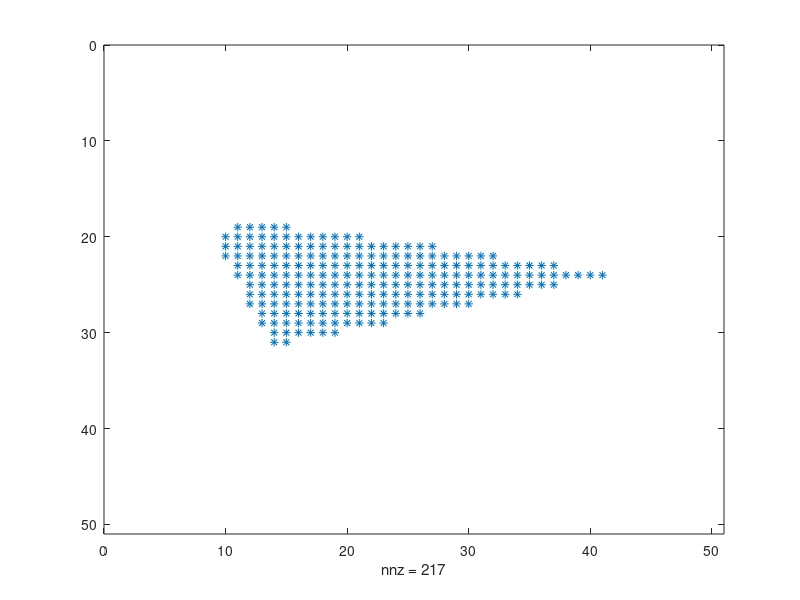
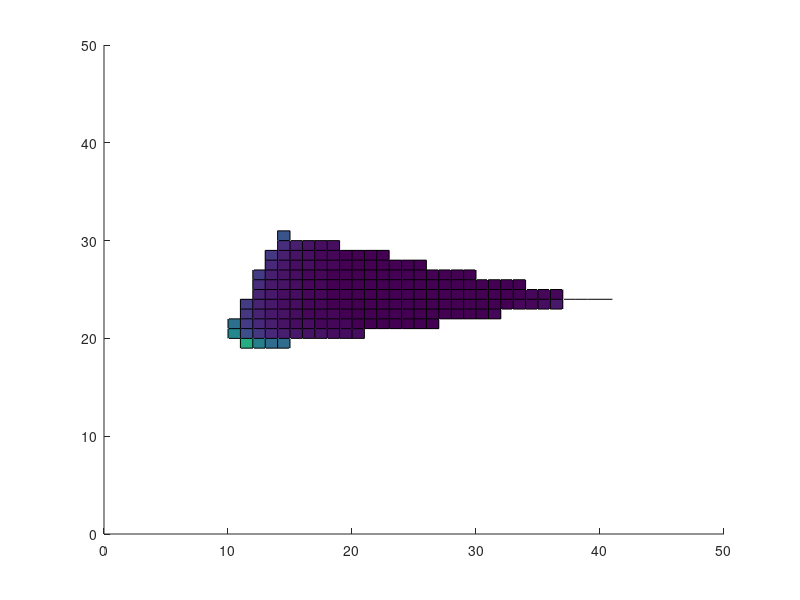

Source code (MATLAB) for these figures, in order:

%% LQG cost function 
close all

A = [1 2;3 1]/10;
B = [0;1];
C = [1,0];
Q = 1;
R = 1;

theta = zeros(4,1);  % controller

Num = 50;

J = zeros(Num,Num);

a = linspace(-5,5,Num);
b = linspace(-5,5,Num);
theta(2) = 0.4;
for i = 1:Num
    
    theta(1) = b(i);
    for j = 1:Num

    
    theta(3) = a(j);
    
    Ak = [0 1;
          theta(1), theta(2)];
    Bk = [0;1];
    Ck = [theta(3), theta(4)];
    
    
    hA = [A B*Ck;Bk*C Ak];
    if max(abs(eig(hA))) < 0.99
        Y = dlyap(hA',blkdiag(C'*Q*C,Ck'*R*Ck));
        J(i,j) = trace(blkdiag(eye(2),Bk*Bk')*Y);
    else
        J(i,j) = inf;
    end
    end
end
figure
spy(J<inf)

figure
surface(J)